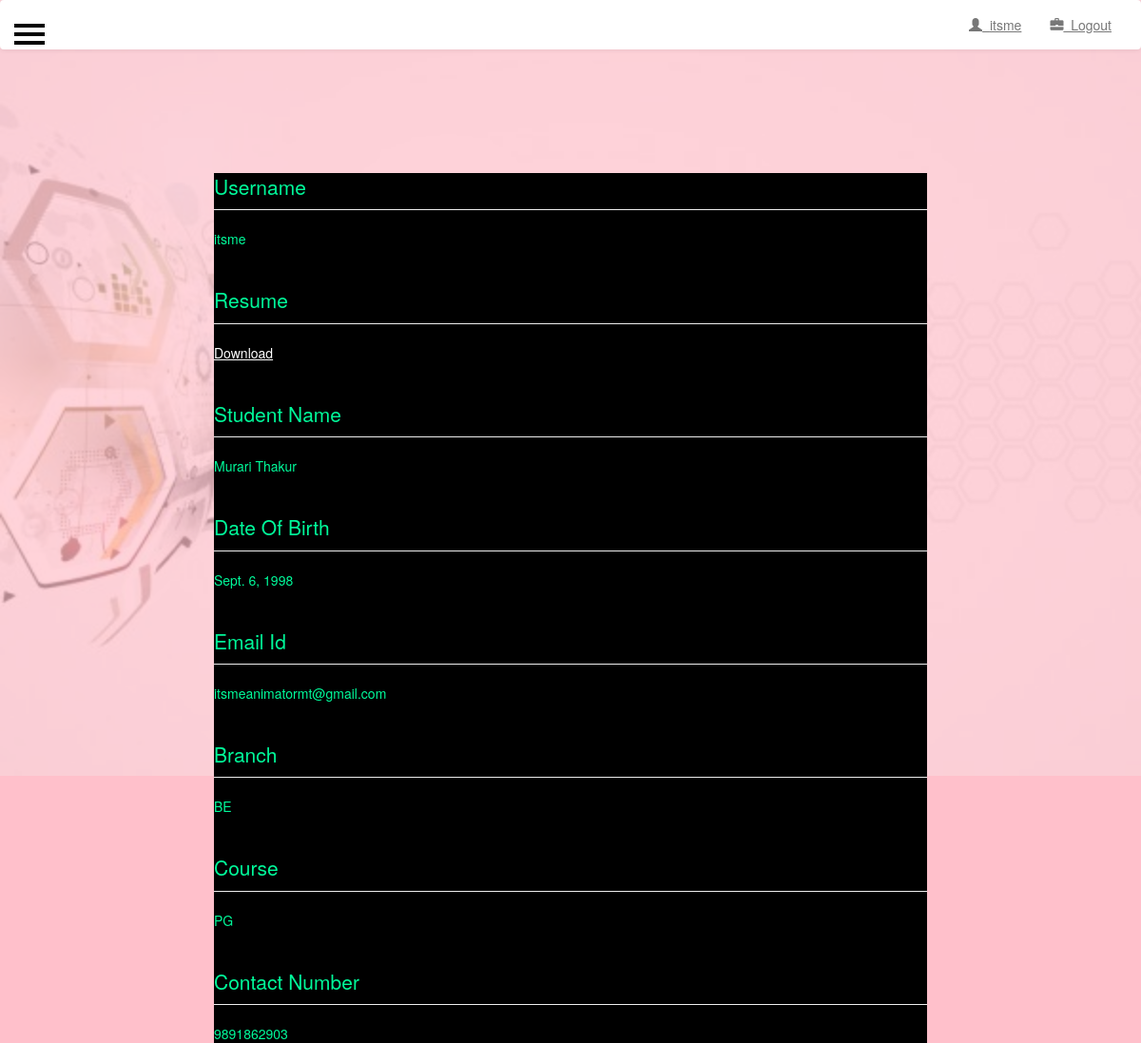
Screenshot of /student/profile/itsme/ with the database file from the repository.
### student/models.py (models this page shows, shortened)
class StudentDB(models.Model):
    COURSE=(
        ('UG','Bachelors'),
        ('PG','Masters'),
        ('PHD','Philospher'),
    )
    BRANCH=(
        ('FE','Front-End'),
        ('BE','Back-End'),
        ('P','Programming'),
    )
    s_username = models.CharField(max_length=250, default='')
    s_name = models.CharField(max_length=250,blank=True)
    s_password = models.CharField(max_length=250, blank=True)
    s_confirm_password=models.CharField(max_length=250, blank=True)
    dob = models.DateField()
    emailid = models.EmailField(blank=True)
    branch = models.CharField(max_length=10,choices=BRANCH, default='P') #search for creating drop down menu
    course =  models.CharField(max_length=5,choices=COURSE, default='PG')#search for drop down MTech Btech
    s_verified = models.BooleanField(default=False, blank=True)
    s_verification = models.IntegerField(default=0, blank=True)
    contactno = models.CharField (max_length=20,blank=True)
    resume = models.FileField(upload_to=content_file_name, blank=True)

### student/views.py (the view)
# urls.py: re_path(r'profile/(?P<username>[A-Za-z_0-9]+)/$', views.view_stud_details, name="stud_details"),
def view_stud_details(request,username):
    if request.session.has_key('username'):
        user=request.session['username']
    else:
        user='Guest'
    form=StudentDB.objects.filter(s_username=username).values()
    return render(request, 'student/stud_view.html', {'form':form,'username':username})

### student/templates/student/stud_view.html
{% extends 'home/user_profile.html' %}
{% block name %}
{{username}}
{% endblock %}
{%block main_body%}
<div class="listing">
    {% for item in form %}
        <div class="lead page-header">Username</div>
        <div>{{ item.s_username}}</div>
        <div class="lead page-header">Resume</div>
        <div><a href="/student/resume/{{ item.s_username }}">Download</a></div>
        <div class="lead page-header">Student Name</div>
        <div>{{ item.s_name }}</div>
        <div class="lead page-header">Date Of Birth</div>
        <div>{{ item.dob }}</div>
        <div class="lead page-header">Email Id</div>
        <div>{{ item.emailid }}</div>
        <div class="lead page-header">Branch </div>
        <div>{{ item.branch }}</div>
        <div class="lead page-header">Course</div>
        <div>{{ item.course }}</div>
        <div class="lead page-header">Contact Number</div>
        <div>{{ item.contactno }}</div>
            {% endfor %}
</div>
{% endblock %}

### home/static/home/css/style.css (style rules this page uses)
#backgroundImage { z-index: 1; }
#backgroundImage:before { content: ""; position: absolute; z-index: -1; top: 0; bottom: 0; left: 0; right: 0; background-image: url('../images/bg1.jpg'); background-repeat: no-repeat; background-size: 100%; opacity: 0.3; filter: alpha(opacity=40); height: 100%; width: 100%; }
.listing { background: rebeccapurple; color: white; }

### home/templates/home/user_profile.html (style rules this page uses)
body { position: relative; overflow-x: hidden; }
body, html { height: 100%; background-color: aquamarine; }
body, html { background-color:pink; }
body a { color: white; text-decoration: underline; }
#backgroundImage { z-index: 1; }
#backgroundImage:before { content: ""; position: absolute; z-index: -1; top: 0; bottom: 0; left: 0; right: 0; background-image: url('../images/bg1.jpg'); background-repeat: no-repeat; background-size: 100%; opacity: 0.3; filter: alpha(opacity=40); height: 100%; width: 100%; }
.listing { background:black; color:mediumspringgreen; }

### rows the page displays
StudentDB: s_username "itsme", s_name "Murari Thakur", dob "Sept. 6, 1998", emailid "itsmeanimatormt@gmail.com", branch "BE", course "PG", contactno "9891862903"
